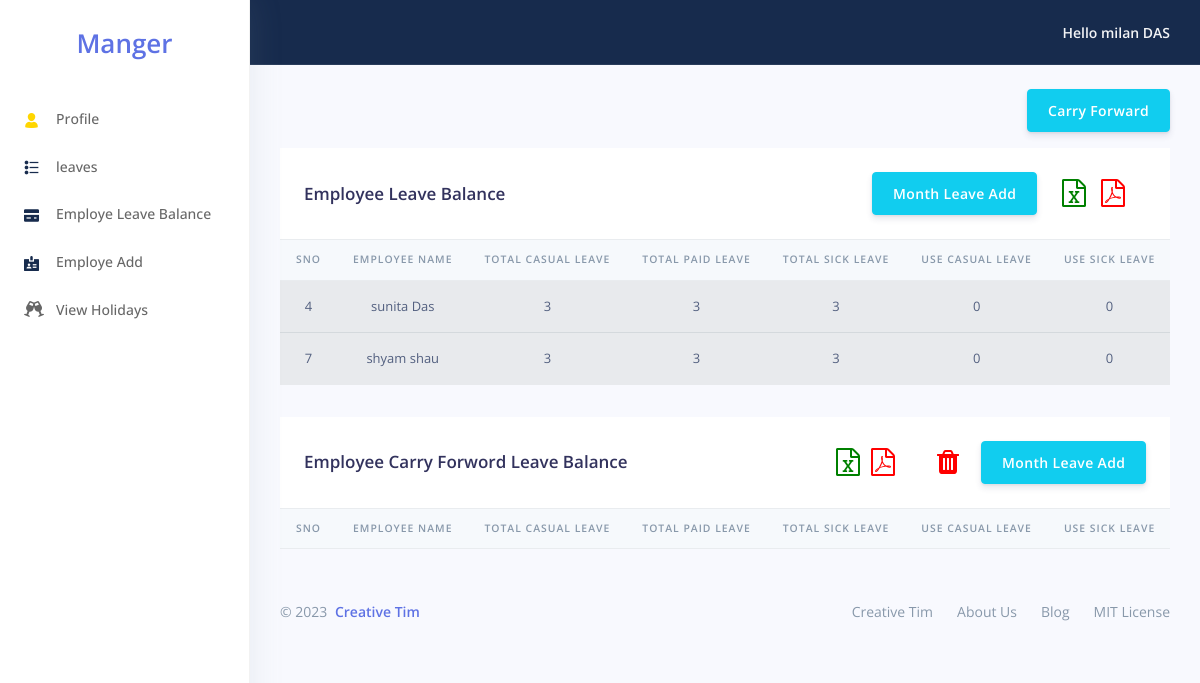
/manager/All_leave_Blance.php (signed in), run on the app's committed database.
### tables this page shows
CREATE TABLE `employee` (
  `emp_id` int(11) NOT NULL,
  `emp_name` varchar(255) NOT NULL,
  `emp_email` varchar(255) NOT NULL,
  `emp_doj` varchar(255) NOT NULL,
  `emp_password` varchar(10) NOT NULL,
  `emp_mobile` varchar(11) NOT NULL,
  `created_time` datetime NOT NULL
);

CREATE TABLE `employee_leave_count` (
  `employee_leave_count_id` int(11) NOT NULL,
  `emp_id` int(11) NOT NULL,
  `total_casual_leave` float NOT NULL DEFAULT 6,
  `total_sick_leave` float NOT NULL DEFAULT 6,
  `total_paid_leave` float NOT NULL DEFAULT 12,
  `total_use_casual_leave` float NOT NULL DEFAULT 0,
  `total_use_sick_leave` float NOT NULL DEFAULT 0,
  `total_use_paid_leave` float NOT NULL DEFAULT 0,
  `left_casual_leave` float NOT NULL DEFAULT 6,
  `left_sick_leave` float NOT NULL DEFAULT 6,
  `left_paid_leave` float NOT NULL DEFAULT 12,
  `created_time` timestamp NOT NULL DEFAULT current_timestamp() ON UPDATE current_timestamp()
);

### manager/All_leave_Blance.php (the view, shortened to what this page needs)
<?php
include('../comman/config.php');
?>
<!DOCTYPE html>
<html>
<head>
    <?php include('./links/cssLinks.php'); ?>
</head>
<body>
  <?php include('./sidbar.php'); ?>
  <div class="main-content" id="panel">
    <?php include('./hader.php')?>
      <div class="container-fluid mt-4">
        <div class="row">
          <div class="col">
            <div class="d-flex justify-content-between mb-3">
                <div class="ml-auto">
                  <form method="post" action="./All_leave_Blance.php" name="carryForm">
                    <button type="submit" name="submit" class="btn btn-info" id="carrydata">Carry Forward</button>
                 </form>
                </div>
            </div>
            <div class="card-header border-0 d-flex justify-content-between align-items-center">
                <h3 class="mb-0 text-left">Employee Leave Balance</h3>
                <div>
                   <form method="post" action="./All_leave_Blance.php" style="display: inline;">
                     <button type="submit" name="leaveadd" class="btn btn-info" id="carrydata">Month Leave Add</button>
                   </form>
                    <button type="button" title="Excal" class="btn btn-link pr-0" style="color:green" onclick="downloadExcel()">
                        <i class="fa fa-file-excel-o fa-2x"></i>
                    </button>
                    <a href="../pdf_code/mgenerate_pdf.php">
                        <button type="button" title="PDF" style="color:red" class="btn btn-link pl-0">
                            <i class="fa fa-file-pdf-o fa-2x"></i>
                        </button>
                    </a>
                </div>
            </div>
            <div class="table-responsive">
                <table class="table align-items-center table-light table-flush" id="tableshow">
                    <thead class="thead-light">
                        <tr>
                              <th scope="col" class="sort" data-sort="name">SNo</th>
                              <th scope="col" class="sort" data-sort="budget">Employee Name</th>
                              <th scope="col" class="sort" data-sort="budget">Total Casual Leave</th>
                              <th scope="col" class="sort" data-sort="status">Total Paid Leave</th>
                              <th scope="col" class="sort" data-sort="status">Total Sick Leave</th>
                              <th scope="col" class="sort" data-sort="completion">Use Casual Leave </th>
                              <th scope="col" class="sort" data-sort="status">Use Sick Leave </th>
                        </tr>
                    </thead>
                    <tbody class="list">
                        <?php
                            $id = $_SESSION['manage_id'];
                            $sql="SELECT employee.*, employeeadd.*, employee_leave_count.* FROM employee
                             LEFT JOIN employeeadd ON employee.emp_id = employeeadd.emp_id
                             LEFT JOIN employee_leave_count ON employee_leave_count.emp_id = employee.emp_id";
                            $result = mysqli_query($con, $sql);
                            while ($row = mysqli_fetch_assoc($result)) {
                                if($row['manage_id'] ==  $id){
                                    $dataFound = true;
                        ?>
                        <tr>
                                  <td class="text-center"><?php echo $row['employee_leave_count_id']; ?></td>
                                  <td class="text-center"><?php echo $row['emp_name'];?></td>
                                  <td class="text-center"><?php echo $row['total_casual_leave'];?></td>
                                  <td class="text-center"><?php echo $row['total_sick_leave'];?></td>
                                  <td class="text-center"><?php echo $row['total_paid_leave'];?></td>
                                  <td class="text-center"><?php echo $row['total_use_casual_leave'];?></td>
                                  <td class="text-center"><?php echo $row['total_use_sick_leave'];?></td>
                        </tr>
                        <?php } }    if (!$dataFound) { ?>
                            <td class="text-center" colspan="12">
                                <div class="alert alert-info mb-0" role="alert">
                                  <h5 class="alert-heading">Leave Is Not Apply</h5>
                                   <p class="mb-0">First add Employee your Under</p>
                                </div>
                            </td>
                        <?php
                           }
                        ?>
                    </tbody>
                </table>
            </div>
                <div class="card-header border-0 d-flex justify-content-between align-items-center mt-3">
                    <h3 class="mb-0 text-left">Employee Carry Forword Leave Balance</h3>
                    <div  class="d-flex align-items-center">
                    <button type="button" title="Excal" class="btn btn-link pr-0" style="color:green" onclick="carryExcel()">
                        <i class="fa fa-file-excel-o fa-2x"></i>
                    </button>
                        <a href="../pdf_code/mgenerate_pdf.php">
                            <button type="button" title="PDF" style="color:red" class="btn btn-link pl-0">
                                <i class="fa fa-file-pdf-o fa-2x"></i>
                            </button>
                        </a>
                        <form method="post" action="./All_leave_Blance.php">
                            <button type="submit" name="delete" class="btn btn-link pr-2" style="color:red" title="Delete Carry Forword Leave Balance" id="deletedata"><i class="fa fa-trash fa-2x"></i></button>
                            <button type="submit" name="leavecadd" class="btn btn-info" id="carrydata">Month Leave Add</button>
                        </form>
                    </div>
                </div>
                <div class="table-responsive" id="carryTable">
                    <table class="table align-items-center  table-light table-flush">
                        <thead class="thead-light">
                            <tr>
                                <th scope="col" class="sort" data-sort="name">SNo</th>
                                <th scope="col" class="sort" data-sort="budget">Employee Name</th>
                                <th scope="col" class="sort" data-sort="budget">Total Casual Leave</th>
                                <th scope="col" class="sort" data-sort="status">Total Paid Leave</th>
                                <th scope="col" class="sort" data-sort="status">Total Sick Leave</th>
                                <th scope="col" class="sort" data-sort="completion">Use Casual Leave </th>
                                <th scope="col" class="sort" data-sort="status">Use Sick Leave </th>
                            </tr>
                        </thead>
                    </table>
                </div>
          </div>
        </div>
        <?php include('./comman/footer.php');?>
      </div>
  </div>
</body>
</html>

### manager/links/cssLinks.php (shortened to what this page needs)
<link rel="stylesheet" href="../assets/vendor/nucleo/css/nucleo.css" type="text/css">
<link rel="stylesheet" href="../assets/vendor/@fortawesome/fontawesome-free/css/all.min.css" type="text/css">
<link rel="stylesheet" href="https://cdnjs.cloudflare.com/ajax/libs/font-awesome/4.7.0/css/font-awesome.min.css" />
<link rel="stylesheet" href="../assets/css/argon.css?v=1.2.0" type="text/css">

### manager/sidbar.php
<nav class="sidenav navbar navbar-vertical  fixed-left  navbar-expand-xs navbar-light bg-white" id="sidenav-main">
    <div class="scrollbar-inner">
      <div class="sidenav-header  align-items-center">
        <a class="navbar-brand" href="javascript:void(0)">
          <h1 class="navbar-brand-img text-primary">Manger</h1>
        </a>
      </div>
      <div class="navbar-inner">
        <div class="collapse navbar-collapse" id="sidenav-collapse-main">
          <ul class="navbar-nav">
            <li class="nav-item">
              <a class="nav-link" href="./profile.php">
                <i class="ni ni-single-02 text-yellow"></i>
                <span class="nav-link-text">Profile</span>
              </a>
            </li>
            <li class="nav-item">
              <a class="nav-link" href="./leave_request.php">
                <i class="ni ni-bullet-list-67 text-default"></i>
                <span class="nav-link-text">leaves</span>
              </a>
            </li>
            <li class="nav-item">
              <a class="nav-link" href="./All_leave_Blance.php">
                <i class="ni ni-credit-card text-default"></i>
                <span class="nav-link-text">Employe Leave Balance</span>
              </a>
            </li>
            <li class="nav-item">
              <a class="nav-link" href="./EmployeesAdd.php">
                <i class="ni ni-badge text-default"></i>
                <span class="nav-link-text">Employe Add</span>
              </a>
            </li>
            <li class="nav-item">
              <a class="nav-link" href="./holidays.php">
                <i class='fas fa-glass-cheers' style='font-size:16px'></i>
                <span class="nav-link-text">View Holidays</span>
              </a>
            </li>
          </ul>
        </div>
      </div>
    </div>
  </nav>

### manager/hader.php (shortened to what this page needs)
<nav class="navbar navbar-top navbar-expand navbar-dark bg-default border-bottom">
      <div class="container-fluid">
        <div class="collapse navbar-collapse" id="navbarSupportedContent">
          <ul class="navbar-nav align-items-center  ml-auto ml-md-0 ">
            <li class="nav-item dropdown">
              <a class="nav-link pr-0" href="#" role="button" data-toggle="dropdown" aria-haspopup="true" aria-expanded="false">
                <div class="media align-items-center">
                  <div class="media-body  ml-2  d-none d-lg-block">
                    <span class="mb-0 text-sm  font-weight-bold">Hello <?php echo $_SESSION['manage_name'];  ?></span>
                  </div>
                </div>
              </a>
            </li>
          </ul>
        </div>
      </div>
    </nav>

### comman/footer.php
<footer class="footer pt-2 mt-4">
        <div class="row align-items-center justify-content-lg-between">
          <div class="col-lg-6">
            <div class="copyright text-center  text-lg-left  text-muted">
              &copy; 2023 <a href="#!" class="font-weight-bold ml-1" target="_blank">Creative Tim</a>
            </div>
          </div>
          <div class="col-lg-6">
            <ul class="nav nav-footer justify-content-center justify-content-lg-end">
              <li class="nav-item">
                <a href="#!" class="nav-link" target="_blank">Creative Tim</a>
              </li>
              <li class="nav-item">
                <a href="#!" class="nav-link" target="_blank">About Us</a>
              </li>
              <li class="nav-item">
                <a href="#!" class="nav-link" target="_blank">Blog</a>
              </li>
              <li class="nav-item">
                <a href="#!" class="nav-link" target="_blank">MIT License</a>
              </li>
            </ul>
          </div>
        </div>
</footer>

### data on the page
employee: employee_leave_count.employee_leave_count_id "4", emp_name "sunita Das", employee_leave_count.total_casual_leave "3", employee_leave_count.total_sick_leave "3", employee_leave_count.total_paid_leave "3", employee_leave_count.total_use_casual_leave "0", employee_leave_count.total_use_sick_leave "0"
employee: employee_leave_count.employee_leave_count_id "7", emp_name "shyam shau", employee_leave_count.total_casual_leave "3", employee_leave_count.total_sick_leave "3", employee_leave_count.total_paid_leave "3", employee_leave_count.total_use_casual_leave "0", employee_leave_count.total_use_sick_leave "0"

### other printed values
$_SESSION['manage_name'] "milan DAS"
